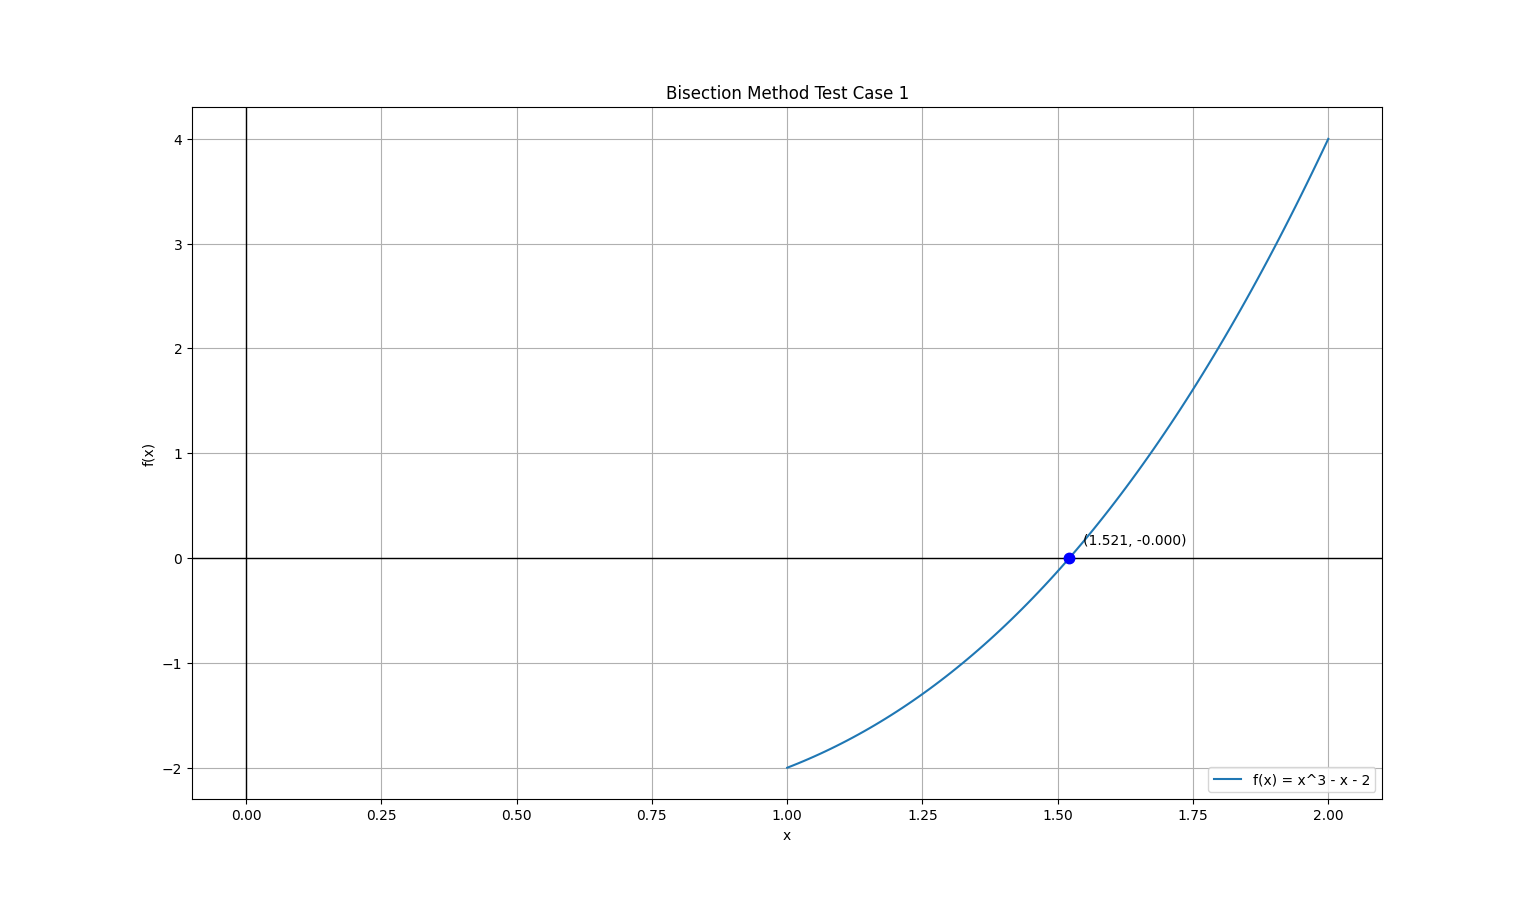

Source code (Python):
# Bisection Method to find root of the equation 
# Test case 1 f(x) = x^3 - x - 2 
import numpy as np
import matplotlib.pyplot as plt

def eqn(x):
    return ((x**3)-x-2)

a = 1
b = 2  
y1 = eqn(a)
y2 = eqn(b)
c = (a+b)/2
fm=eqn(c)

while abs(fm)>0.0005:
    c = (a+b)/2
    fm=eqn(c)
    y1 = eqn(a)
    y2 = eqn(b)
    if fm*y1 < 0:
        b= c
    else:
        a=c
    
x=np.linspace(1,2,100)
print("Root is: ", c,fm) 
plt.title("Bisection Method Test Case 1")
plt.xlabel("x")
plt.ylabel("f(x)")
plt.axhline(0, color='black', lw=1)
plt.axvline(0, color='black', lw=1)
plt.plot(x, eqn(x), label='f(x) = x^3 - x - 2')
plt.legend()
plt.plot(c,fm,marker=".", markersize=15, markeredgecolor="blue",markerfacecolor="blue")
plt.annotate(f"({c:.3f}, {fm:.3f})", (c, fm), textcoords="offset points", xytext=(10,10), ha='left', color='Black')
plt.grid()


plt.show()
